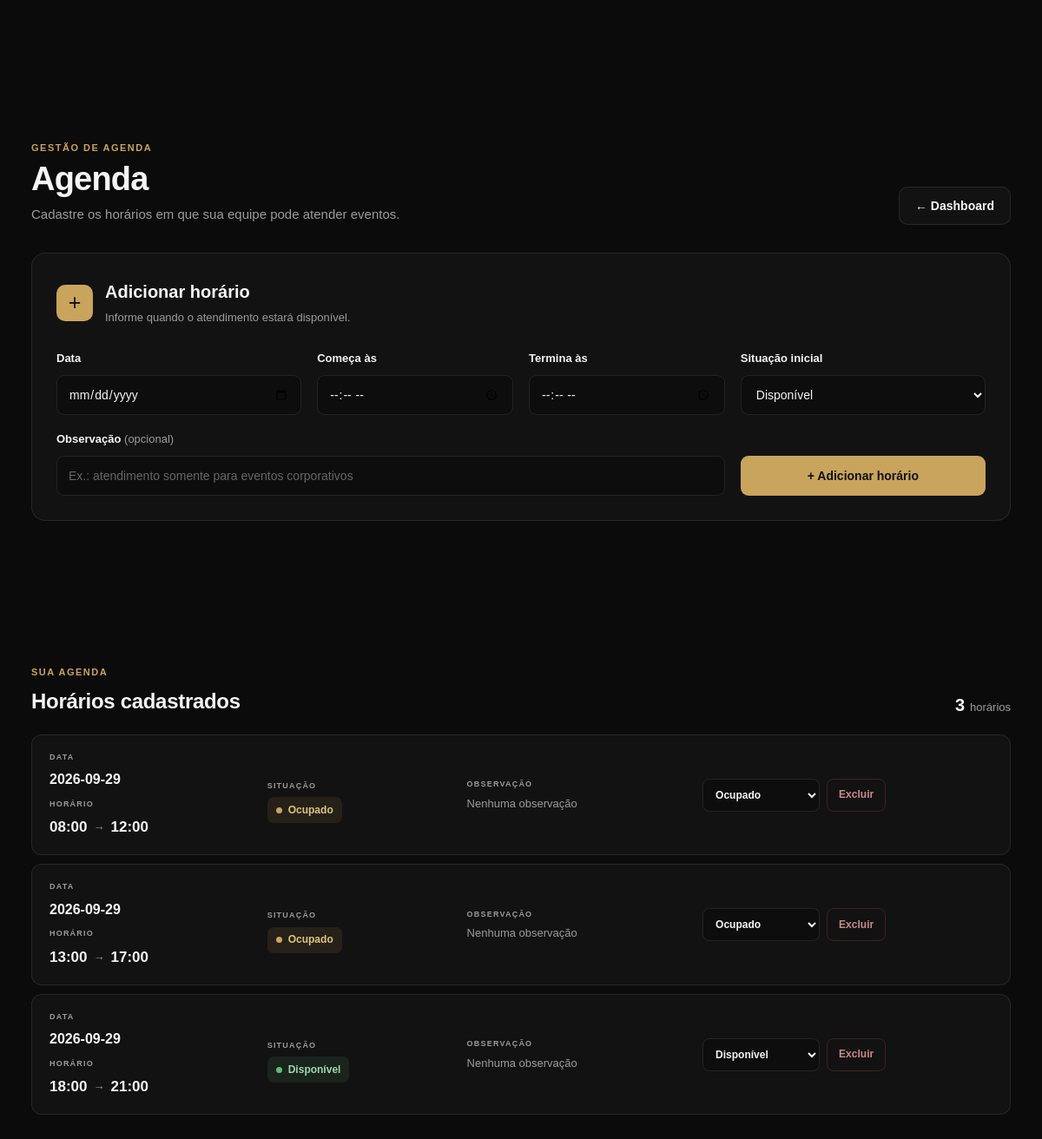
Screenshot of /admin/agenda/ (signed in) with the database file from the repository.
### tables this page shows
CREATE TABLE availability (
            id INTEGER PRIMARY KEY AUTOINCREMENT,
            date TEXT NOT NULL,
            start_time TEXT NOT NULL,
            end_time TEXT NOT NULL,
            status TEXT NOT NULL DEFAULT 'AVAILABLE',
            notes TEXT,
            created_at TIMESTAMP DEFAULT CURRENT_TIMESTAMP,
            updated_at TIMESTAMP DEFAULT CURRENT_TIMESTAMP
        );

### routes/agenda.py (the view)
@agenda_bp.route("/")
@login_required
def agenda():
    connection = get_connection()
    slots = connection.execute("""
        SELECT *
        FROM availability
        WHERE status != 'DELETED'
        ORDER BY date ASC, start_time ASC
    """).fetchall()
    connection.close()
    return render_template(
        "admin/agenda.html",
        slots=slots,
        status_labels=STATUS_LABELS
    )

### auth_utils.py (called while the page is built, shortened)
def login_required(view):
    @wraps(view)
    def wrapped_view(*args, **kwargs):
        return view(*args, **kwargs)
    return wrapped_view

### database/database.py (called while the page is built)
def get_connection():
    connection = sqlite3.connect(DATABASE)
    connection.row_factory = sqlite3.Row
    return connection

### templates/admin/agenda.html (shortened to what this page needs)
{% extends "base.html" %}
{% block extra_css %}
<link rel="stylesheet" href="{{ url_for('static', filename='css/admin.css') }}">
{% endblock %}
{% block content %}
<section class="agenda-page">
    <div class="admin-container">
        <header class="agenda-header-simple">
            <div>
                <span class="agenda-eyebrow">
                    GESTÃO DE AGENDA
                </span>
                <h1>
                    Agenda
                </h1>
                <p>
                    Cadastre os horários em que sua equipe pode atender eventos.
                </p>
            </div>
            <a href="{{ url_for('admin.dashboard') }}" class="agenda-back-button">
                ← Dashboard
            </a>
        </header>
        <section class="agenda-add-card">
            <div class="agenda-section-title">
                <div class="agenda-section-icon">
                    +
                </div>
                <div>
                    <h2>
                        Adicionar horário
                    </h2>
                    <p>
                        Informe quando o atendimento estará disponível.
                    </p>
                </div>
            </div>
            <form action="{{ url_for('agenda.add_slot') }}" method="POST" class="agenda-add-form">
                <div class="agenda-field">
                    <label for="date">
                        Data
                    </label>
                    <input type="date" id="date" name="date" required>
                </div>
                <div class="agenda-field">
                    <label for="start_time">
                        Começa às
                    </label>
                    <input type="time" id="start_time" name="start_time" required>
                </div>
                <div class="agenda-field">
                    <label for="end_time">
                        Termina às
                    </label>
                    <input type="time" id="end_time" name="end_time" required>
                </div>
                <div class="agenda-field">
                    <label for="status">
                        Situação inicial
                    </label>
                    <select id="status" name="status">
                        <option value="AVAILABLE">
                            Disponível
                        </option>
                    </select>
                </div>
                <div class="agenda-field agenda-field-note">
                    <label for="notes">
                        Observação
                        <span>(opcional)</span>
                    </label>
                    <input type="text" id="notes" name="notes"
                        placeholder="Ex.: atendimento somente para eventos corporativos">
                </div>
                <button type="submit" class="agenda-add-button">
                    + Adicionar horário
                </button>
            </form>
        </section>
        <section class="agenda-list-section">
            <div class="agenda-list-heading">
                <div>
                    <span class="agenda-eyebrow">
                        SUA AGENDA
                    </span>
                    <h2>
                        Horários cadastrados
                    </h2>
                </div>
                <div class="agenda-total">
                    <strong>
                        {{ slots|length }}
                    </strong>
                    <span>
                        {% if slots|length == 1 %}
                        horário
                        {% else %}
                        horários
                        {% endif %}
                    </span>
                </div>
            </div>
            {% if slots %}
            <div class="agenda-slots">
                {% for slot in slots %}
                <article class="agenda-slot-card" data-slot-id="{{ slot['id'] }}">
                    <div class="agenda-slot-main">
                        <div class="agenda-slot-date">
                            <span class="agenda-slot-label">
                                DATA
                            </span>
                            <strong>
                                {{ slot["date"] }}
                            </strong>
                        </div>
                        <div class="agenda-slot-time">
                            <span class="agenda-slot-label">
                                HORÁRIO
                            </span>
                            <strong>
                                {{ slot["start_time"] }}
                                <span>→</span>
                                {{ slot["end_time"] }}
                            </strong>
                        </div>
                    </div>
                    <div class="agenda-slot-status">
                        <span class="agenda-slot-label">
                            SITUAÇÃO
                        </span>
                        {% if slot["status"] == "AVAILABLE" %}
                        <span class="agenda-status-badge available">
                            <span class="agenda-status-dot"></span>
                            Disponível
                        </span>
                        {% elif slot["status"] == "BOOKED" %}
                        <span class="agenda-status-badge booked">
                            <span class="agenda-status-dot"></span>
                            Ocupado
                        </span>
                        {% elif slot["status"] == "BLOCKED" %}
                        <span class="agenda-status-badge blocked">
                            <span class="agenda-status-dot"></span>
                            Bloqueado
                        </span>
                        {% elif slot["status"] == "DELETED" %}
                        <span class="agenda-status-badge deleted">
                            <span class="agenda-status-dot"></span>
                            Excluído
                        </span>
                        {% endif %}
                    </div>
                    <div class="agenda-slot-note">
                        <span class="agenda-slot-label">
                            OBSERVAÇÃO
                        </span>
                        <p>
                            {% if slot["notes"] %}
                            {{ slot["notes"] }}
                            {% else %}
                            Nenhuma observação
                            {% endif %}
                        </p>
                    </div>
                    <div class="agenda-slot-actions">
                        <form method="POST" action="{{ url_for(
                                'agenda.update_status',
                                slot_id=slot['id']
                            ) }}" class="agenda-status-form" data-slot-id="{{ slot['id'] }}"
                            data-current-status="{{ slot['status'] }}">
                            <select id="status-{{ slot['id'] }}" name="status" class="agenda-status-select">
                                <option value="AVAILABLE" {% if slot["status"]=="AVAILABLE" %} selected {% endif %}>
                                    Disponível
                                </option>
                                <option value="BOOKED" {% if slot["status"]=="BOOKED" %} selected {% endif %}>
                                    Ocupado
                                </option>
                            </select>
                        </form>
                        <form method="POST" action="{{ url_for(
        'agenda.delete_slot',
        slot_id=slot['id']
    ) }}" class="agenda-delete-form" data-slot-id="{{ slot['id'] }}" data-slot-date="{{ slot['date'] }}"
                            data-slot-start="{{ slot['start_time'] }}" data-slot-end="{{ slot['end_time'] }}">
                            <button type="submit" class="agenda-delete-button">
                                Excluir
                            </button>
                        </form>
                    </div>
                </article>
                {% endfor %}
            </div>
            {% endif %}
        </section>
    </div>
</section>
{% endblock %}

### static/css/style.css (style rules this page uses)
:root { --black: #050505; --black-soft: #0a0a0a; --black-card: #11100e; --gold: #c99645; --gold-light: #e8bd72; --gold-bright: #f2cb83; --white: #f5f3ef; --text: #d5d2cc; --text-muted: #96928b; --border: rgba(201, 150, 69, 0.28); --max-width: 1200px; }
* { margin: 0; padding: 0; box-sizing: border-box; }
html { scroll-behavior: smooth; }
body { font-family: "DM Sans", sans-serif; background: var(--black); color: var(--white); line-height: 1.6; overflow-x: hidden; }
a { color: inherit; text-decoration: none; }
button { font-family: inherit; }
section { position: relative; padding: 120px 0; }
.admin-container { width: min(92%, 1200px); margin: 0 auto; }

### rows the page displays
availability: date "2026-09-29", start_time "08:00", end_time "12:00", shows "Ocupado", notes "Nenhuma observação", status "Ocupado"
availability: date "2026-09-29", start_time "13:00", end_time "17:00", shows "Ocupado", notes "Nenhuma observação", status "Ocupado"
availability: date "2026-09-29", start_time "18:00", end_time "21:00", shows "Disponível", notes "Nenhuma observação", status "Disponível"

### other values shown
{{ slots|length }} "3"
